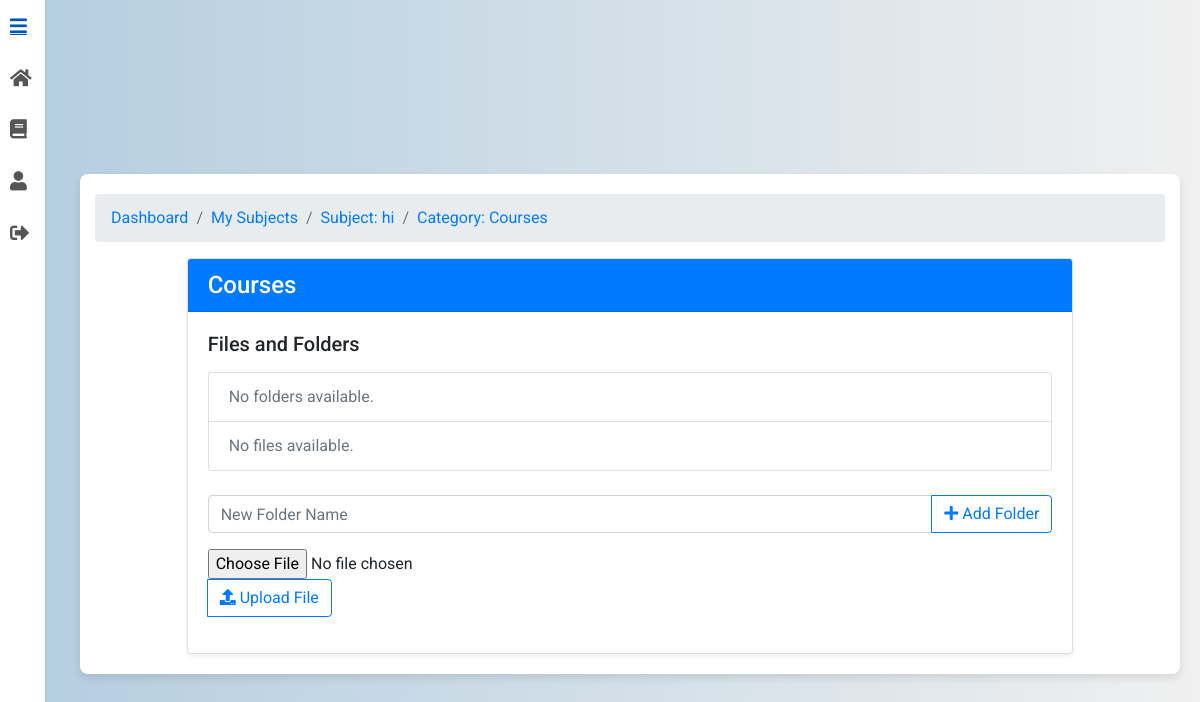
Before: /subjects/category/161/ (signed in) with the older database file.
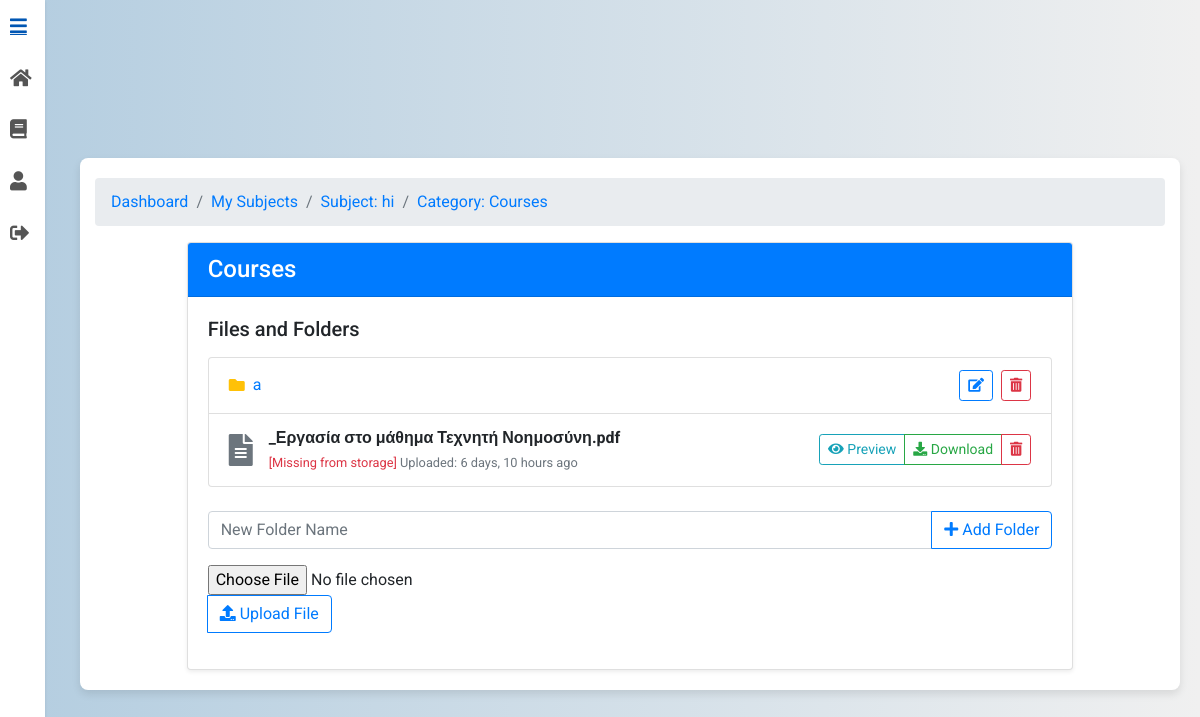
After: the same page with the newer database file.
### subjects/models.py (models this page shows, shortened)
class Category(models.Model):
    subject = models.ForeignKey(Subject, related_name='categories', on_delete=models.CASCADE)
    name = models.CharField(max_length=255)
    parent = models.ForeignKey('self', null=True, blank=True, related_name='subcategories', on_delete=models.CASCADE)
    class Meta:
        unique_together = (('subject', 'name', 'parent'),)

class File(models.Model):
    category = models.ForeignKey('Category', related_name='files', on_delete=models.CASCADE)
    name = models.CharField(max_length=100)
    file = models.FileField(upload_to=subject_file_upload_path, storage=get_file_storage())
    uploaded_by = models.ForeignKey(CustomUser, null=True, blank=True, on_delete=models.SET_NULL)
    uploaded_at = models.DateTimeField(auto_now_add=True)

### subjects/views.py (the view, shortened to what this page needs)
# urls.py: path("category/<int:pk>/", CategoryDetailView.as_view(), name="category_detail"),
class CategoryDetailView(LoginRequiredMixin, BreadcrumbMixin, DetailView):
    model = Category
    template_name = "category_detail.html"
    context_object_name = "category"
    def get_breadcrumbs(self):
        category = self.get_object()
        breadcrumb_categories = []
        current = category
        while current is not None:
            breadcrumb_categories.insert(0, current)
            current = current.parent
        breadcrumbs = [
            ("Dashboard", DASHBOARD_URL),
            ("My Subjects", reverse_lazy("subjects:my_subjects")),
            (f"Subject: {category.subject.name}", reverse_lazy("subjects:subject_detail", args=[category.subject.pk])),
        ]
        for c in breadcrumb_categories:
            if c == category:
                breadcrumbs.append((f"Category: {c.name}", self.request.path))
            else:
                breadcrumbs.append((f"Category: {c.name}", reverse_lazy("subjects:category_detail", args=[c.pk])))
        return breadcrumbs
    def get_context_data(self, **kwargs):
        context = super().get_context_data(**kwargs)
        category = self.object
        context["subcategories"] = category.subcategories.all()
        files = []
        for f in category.files.all():
            try:
                size_kb = round(f.file.size / 1024, 2)
                mimetype, _ = mimetypes.guess_type(f.file.url)
                is_missing = False
            except (FileNotFoundError, ClientError) as e:
                logger.warning(f"Missing file: {f.name} — {e}")
                size_kb = "-"
                mimetype = "unknown/unknown"
                is_missing = True
            f.extension = f.name.split('.')[-1].lower()
            f.size_kb = size_kb
            f.mimetype = mimetype
            f.is_missing = is_missing
            files.append(f)
        context["files"] = files
        context["breadcrumbs"] = self.get_breadcrumbs()
        return context

### UniGrading/mixin.py (called while the page is built)
    def get_context_data(self, **kwargs):
        context = super().get_context_data(**kwargs)
        context["breadcrumbs"] = self.get_breadcrumbs()
        return context

### subjects/templates/category_detail.html (shortened to what this page needs)
{% extends 'base.html' %}
{% load static %}
{% load view_breadcrumbs %}
{% load humanize %}
{% block content %}
<div class="container mt-5">
    <nav aria-label="breadcrumb">
        <ol class="breadcrumb">
            {% for name, url in breadcrumbs %}
                <li class="breadcrumb-item"><a href="{{ url }}">{{ name }}</a></li>
            {% endfor %}
        </ol>
    </nav>
    <div class="row justify-content-center">
        <div class="col-md-10">
            <div class="card shadow-sm no-hover-card">
                <div class="card-header bg-primary text-white">
                    <h4 class="mb-0">{{ category.name }}</h4>
                </div>
                <div class="card-body">
                    <h5 class="mb-3">Files and Folders</h5>
                    <ul class="list-group mb-4">
                        {% for subcategory in category.subcategories.all %}
                            <li class="list-group-item d-flex justify-content-between align-items-center">
                                <div class="d-flex align-items-center flex-grow-1">
                                    <i class="fas fa-folder text-warning mr-2"></i>
                                    <div class="subcategory-name" style="flex-grow: 1;">
                                        <a href="{% url 'subjects:category_detail' subcategory.pk %}">
                                            <span id="subcategory-name-{{ subcategory.pk }}">{{ subcategory.name }}</span>
                                        </a>
                                    </div>
                                </div>
                                <div>
                                    <button class="btn btn-sm btn-outline-primary mr-1" onclick="startEdit({{ subcategory.pk }})">
                                        <i class="fas fa-edit"></i>
                                    </button>
                                    <button class="btn btn-sm btn-outline-danger" onclick="showDeleteSubcategoryModal({{ subcategory.pk }}, '{{ subcategory.name }}')">
                                        <i class="fas fa-trash-alt"></i>
                                    </button>
                                </div>
                            </li>
                        {% empty %}
                            <li class="list-group-item text-muted">No folders available.</li>
                        {% endfor %}
                        {% for file in files %}
                            <li class="list-group-item">
                                <div class="d-flex align-items-center justify-content-between">
                                    <div class="d-flex align-items-center">
                                        <i class="fas fa-file-alt fa-2x text-secondary mr-3"></i>
                                        <div>
                                            <strong>{{ file.name }}</strong><br>
                                            <small class="text-muted">
                                                {% if file.is_missing %}
                                                    <span class="text-danger">[Missing from storage]</span>
                                                {% else %}
                                                    Size: {{ file.size_kb }} KB |
                                                {% endif %}
                                                Uploaded: {{ file.uploaded_at|naturaltime }}
                                            </small>
                                        </div>
                                    </div>
                                    <div class="btn-group">
                                        <button class="btn btn-sm btn-outline-info"
                                                onclick="showPreview('{% url 'subjects:preview_file' file.pk %}', '{{ file.name }}')">
                                            <i class="fas fa-eye"></i> Preview
                                        </button>
                                        <button class="btn btn-sm btn-outline-success" onclick="safeDownload('{% url 'subjects:download_file' file.pk %}')">
                                            <i class="fas fa-download"></i> Download
                                        </button>
                                        <button class="btn btn-sm btn-outline-danger"
                                                onclick="deleteFile({{ file.pk }}, '{{ file.name }}')">
                                            <i class="fas fa-trash-alt"></i>
                                        </button>
                                    </div>
                                </div>
                            </li>
                        {% empty %}
                            <li class="list-group-item text-muted">No files available.</li>
                        {% endfor %}
                    </ul>
                    <div class="input-group mb-3">
                        <input type="text" id="new-folder-name" class="form-control" placeholder="New Folder Name">
                        <div class="input-group-append">
                            <button class="btn btn-outline-primary" onclick="addFolder()">
                                <i class="fas fa-plus"></i> Add Folder
                            </button>
                        </div>
                    </div>
                    <form method="post" enctype="multipart/form-data" class="input-group mb-3">
                        <input type="file" name="file" id="file-input" class="form-control-file">
                        <div class="input-group-append">
                            <button class="btn btn-outline-primary" type="submit">
                                <i class="fas fa-upload"></i> Upload File
                            </button>
                        </div>
                    </form>
                </div>
            </div>
        </div>
    </div>
</div>
{% endblock %}

### subjects/templates/base.html (shortened to what this page needs)
<!DOCTYPE html>
<html lang="en">
<head>
    {% load static %}
    <link rel="stylesheet" href="{% static 'css/styles.css' %}">
    <link rel="stylesheet" href="https://cdnjs.cloudflare.com/ajax/libs/font-awesome/5.15.3/css/all.min.css">
    <link rel="stylesheet" href="https://stackpath.bootstrapcdn.com/bootstrap/4.5.2/css/bootstrap.min.css">
</head>
<body>
    <div class="side-menu" id="side-menu">
        <a href="javascript:void(0);" class="menu-item" onclick="toggleMenu()">
            <i class="fas fa-bars"></i>
        </a>
        <a href="{% url 'users:dashboard' %}" class="menu-item">
            <i class="fas fa-home"></i>
        </a>
        <a href="{% url 'subjects:my_subjects' %}" class="menu-item">
            <i class="fas fa-book"></i>
        </a>
        <a href="{% url 'users:profile' %}" class="menu-item">
            <i class="fas fa-user"></i>
        </a>
        <a href="{% url 'users:logout' %}" class="menu-item">
            <i class="fas fa-sign-out-alt"></i>
        </a>
    </div>
    <div class="main-content">
        {% block content %}
        {% endblock %}
    </div>
</body>
</html>

### static/css/styles.css (style rules this page uses)
body { font-family: 'Roboto', sans-serif; background: linear-gradient(to right, #b3cde0, #f0f0f0); margin: 0; padding: 0; display: flex; justify-content: center; align-items: center; min-height: 100vh; }
.container { background-color: #ffffff; padding: 20px; border-radius: 8px; box-shadow: 0 4px 8px rgba(0, 0, 0, 0.1); max-width: 900px; width: 100%; animation: fadeIn 1s ease-in-out; }
.card { transition: transform 0.3s, box-shadow 0.3s; }
.no-hover-card { transition: none; }
form { display: flex; flex-direction: column; }
button { padding: 10px; background-color: #66afe9; color: #ffffff; border: none; border-radius: 4px; cursor: pointer; transition: background-color 0.3s; }

### subjects/templates/base.html (style rules this page uses)
body { background: linear-gradient(to right, #b3cde0, #f0f0f0); margin: 0; padding: 0; font-family: 'Roboto', sans-serif; display: flex; }
.side-menu { position: fixed; top: 0; left: 0; height: 100vh; width: 45px; background-color: #ffffff; box-shadow: 0 1px 3px rgba(0, 0, 0, 0.1); overflow-x: hidden; transition: width 0.3s ease; z-index: 1000; }
.menu-item { display: flex; align-items: center; padding: 15px 10px; transition: background-color 0.3s ease; text-decoration: none; color: #555; font-size: 0.9rem; white-space: nowrap; }
.menu-item i { font-size: 1.2rem; margin-right: 15px; transition: transform 0.3s ease; }
.main-content { margin-left: 60px; padding: 20px; flex: 1; transition: margin-left 0.3s ease; }
.main-content > * { max-width: 100%; }

Changed rows visible on the page:
added Category: name "a"
added File: name "_Εργασία στο μάθημα Τεχνητή Νοημοσύνη.pdf", shows "[Missing from storage]", uploaded_at "6 days, 10 hours ago"
Other visible differences:
text no longer shown: "No folders available. No files available."
